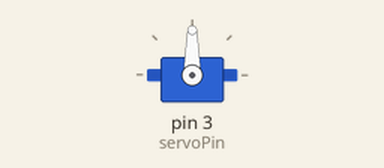
Simulated run of this sketch. Board: Arduino Uno, built with avr-gcc and run on an emulated ATmega328P. Shown: servo.

Above: at 0.05 s.
At 1.5 s:
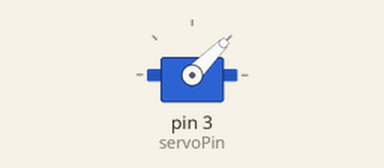
At 3.0 s:
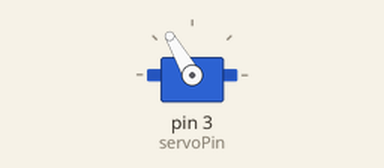
At 6.0 s:
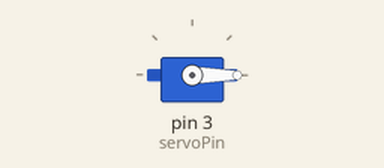
Timing chart, 0 to 7.8 s (numbered marks = the images above):
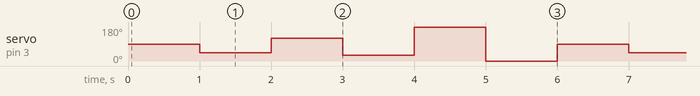

Measured:
- by itself, servo on pin 3 (servoPin): repeats every 6.0 s: 120° 1.0 s, 30° 1.0 s, 180° 1.0 s, 0° 1.0 s, 90° 1.0 s, 45° 1.0 s

The sketch:

Servo_Motor.ino
```cpp
#include <Servo.h>
#define servoPin 3

Servo myServo;

void setup() {
  Serial.begin(9600);
  myServo.attach(servoPin);
}

void loop() {
  myServo.write(90);
  delay(1000);
  myServo.write(45);
  delay(1000);
  myServo.write(120);
  delay(1000);
  myServo.write(30);
  delay(1000);
  myServo.write(180);
  delay(1000);
  myServo.write(0);
  delay(1000);
}
```
